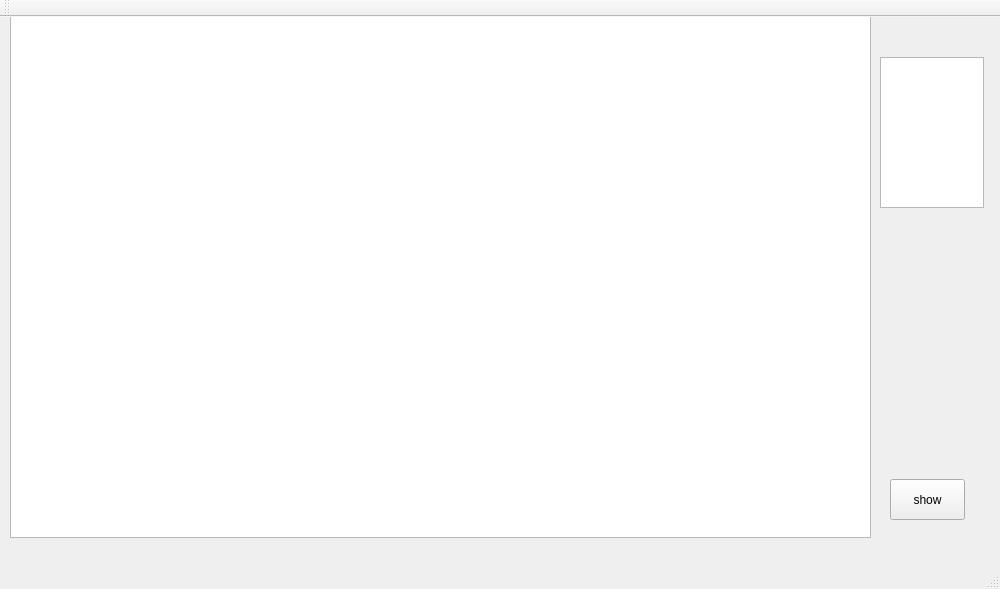
<?xml version="1.0" encoding="UTF-8"?>
<ui version="4.0">
 <class>MainWindow</class>
 <widget class="QMainWindow" name="MainWindow">
  <property name="geometry">
   <rect>
    <x>0</x>
    <y>0</y>
    <width>1000</width>
    <height>589</height>
   </rect>
  </property>
  <property name="windowTitle">
   <string>MainWindow</string>
  </property>
  <widget class="QWidget" name="centralWidget">
   <widget class="QGraphicsView" name="graphicsView">
    <property name="geometry">
     <rect>
      <x>10</x>
      <y>-10</y>
      <width>861</width>
      <height>531</height>
     </rect>
    </property>
   </widget>
   <widget class="QPushButton" name="show">
    <property name="geometry">
     <rect>
      <x>890</x>
      <y>462</y>
      <width>75</width>
      <height>41</height>
     </rect>
    </property>
    <property name="text">
     <string>show</string>
    </property>
   </widget>
   <widget class="QTextEdit" name="textEdit">
    <property name="geometry">
     <rect>
      <x>880</x>
      <y>40</y>
      <width>104</width>
      <height>151</height>
     </rect>
    </property>
   </widget>
  </widget>
  <widget class="QMenuBar" name="menuBar">
   <property name="geometry">
    <rect>
     <x>0</x>
     <y>0</y>
     <width>1000</width>
     <height>23</height>
    </rect>
   </property>
  </widget>
  <widget class="QToolBar" name="mainToolBar">
   <attribute name="toolBarArea">
    <enum>TopToolBarArea</enum>
   </attribute>
   <attribute name="toolBarBreak">
    <bool>false</bool>
   </attribute>
  </widget>
  <widget class="QStatusBar" name="statusBar"/>
 </widget>
 <layoutdefault spacing="6" margin="11"/>
 <resources/>
 <connections/>
</ui>
